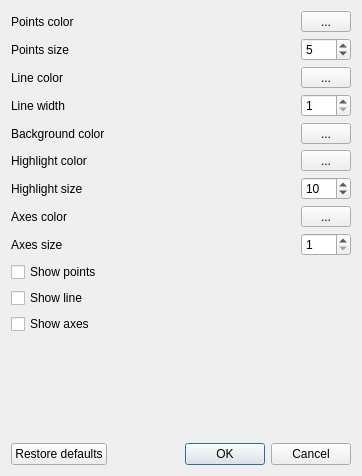
<?xml version="1.0" encoding="UTF-8"?>
<ui version="4.0">
 <class>GraphSettingsDialog</class>
 <widget class="QDialog" name="GraphSettingsDialog">
  <property name="geometry">
   <rect>
    <x>0</x>
    <y>0</y>
    <width>362</width>
    <height>476</height>
   </rect>
  </property>
  <property name="windowTitle">
   <string>Graph settings</string>
  </property>
  <layout class="QGridLayout" name="gridLayout">
   <item row="0" column="0">
    <layout class="QHBoxLayout" name="horizontalLayout">
     <item>
      <widget class="QLabel" name="pointsColorLabel">
       <property name="text">
        <string>Points color</string>
       </property>
      </widget>
     </item>
     <item>
      <widget class="QToolButton" name="pointsColorButton">
       <property name="minimumSize">
        <size>
         <width>50</width>
         <height>0</height>
        </size>
       </property>
       <property name="maximumSize">
        <size>
         <width>50</width>
         <height>16777215</height>
        </size>
       </property>
       <property name="text">
        <string>...</string>
       </property>
      </widget>
     </item>
    </layout>
   </item>
   <item row="1" column="0">
    <layout class="QHBoxLayout" name="horizontalLayout_2">
     <item>
      <widget class="QLabel" name="pointsSizeLabel">
       <property name="text">
        <string>Points size</string>
       </property>
      </widget>
     </item>
     <item>
      <widget class="QSpinBox" name="pointsSizeSpinBox">
       <property name="minimumSize">
        <size>
         <width>50</width>
         <height>0</height>
        </size>
       </property>
       <property name="maximumSize">
        <size>
         <width>50</width>
         <height>16777215</height>
        </size>
       </property>
       <property name="minimum">
        <number>1</number>
       </property>
       <property name="maximum">
        <number>10</number>
       </property>
       <property name="value">
        <number>5</number>
       </property>
      </widget>
     </item>
    </layout>
   </item>
   <item row="2" column="0">
    <layout class="QHBoxLayout" name="horizontalLayout_3">
     <item>
      <widget class="QLabel" name="lineColorLabel">
       <property name="text">
        <string>Line color</string>
       </property>
      </widget>
     </item>
     <item>
      <widget class="QToolButton" name="lineColorButton">
       <property name="minimumSize">
        <size>
         <width>50</width>
         <height>0</height>
        </size>
       </property>
       <property name="maximumSize">
        <size>
         <width>50</width>
         <height>16777215</height>
        </size>
       </property>
       <property name="text">
        <string>...</string>
       </property>
      </widget>
     </item>
    </layout>
   </item>
   <item row="3" column="0">
    <layout class="QHBoxLayout" name="horizontalLayout_4">
     <item>
      <widget class="QLabel" name="lineWidthLabel">
       <property name="text">
        <string>Line width</string>
       </property>
      </widget>
     </item>
     <item>
      <widget class="QSpinBox" name="lineWidthSpinBox">
       <property name="minimumSize">
        <size>
         <width>50</width>
         <height>0</height>
        </size>
       </property>
       <property name="maximumSize">
        <size>
         <width>50</width>
         <height>16777215</height>
        </size>
       </property>
       <property name="minimum">
        <number>1</number>
       </property>
       <property name="maximum">
        <number>10</number>
       </property>
      </widget>
     </item>
    </layout>
   </item>
   <item row="4" column="0">
    <layout class="QHBoxLayout" name="horizontalLayout_6">
     <item>
      <widget class="QLabel" name="backGroundLabel">
       <property name="text">
        <string>Background color</string>
       </property>
      </widget>
     </item>
     <item>
      <widget class="QToolButton" name="backgroundButton">
       <property name="minimumSize">
        <size>
         <width>50</width>
         <height>0</height>
        </size>
       </property>
       <property name="maximumSize">
        <size>
         <width>50</width>
         <height>16777215</height>
        </size>
       </property>
       <property name="text">
        <string>...</string>
       </property>
      </widget>
     </item>
    </layout>
   </item>
   <item row="5" column="0">
    <layout class="QHBoxLayout" name="horizontalLayout_7">
     <item>
      <widget class="QLabel" name="highlightColorLabel">
       <property name="text">
        <string>Highlight color</string>
       </property>
      </widget>
     </item>
     <item>
      <widget class="QToolButton" name="highlightlButton">
       <property name="minimumSize">
        <size>
         <width>50</width>
         <height>0</height>
        </size>
       </property>
       <property name="maximumSize">
        <size>
         <width>50</width>
         <height>16777215</height>
        </size>
       </property>
       <property name="text">
        <string>...</string>
       </property>
      </widget>
     </item>
    </layout>
   </item>
   <item row="6" column="0">
    <layout class="QHBoxLayout" name="horizontalLayout_8">
     <item>
      <widget class="QLabel" name="highlightSizeLabel">
       <property name="text">
        <string>Highlight size</string>
       </property>
      </widget>
     </item>
     <item>
      <widget class="QSpinBox" name="highlightBox">
       <property name="minimumSize">
        <size>
         <width>50</width>
         <height>0</height>
        </size>
       </property>
       <property name="maximumSize">
        <size>
         <width>50</width>
         <height>16777215</height>
        </size>
       </property>
       <property name="minimum">
        <number>1</number>
       </property>
       <property name="maximum">
        <number>50</number>
       </property>
       <property name="value">
        <number>10</number>
       </property>
      </widget>
     </item>
    </layout>
   </item>
   <item row="7" column="0">
    <layout class="QHBoxLayout" name="horizontalLayout_9">
     <item>
      <widget class="QLabel" name="axesColorLabel">
       <property name="text">
        <string>Axes color</string>
       </property>
      </widget>
     </item>
     <item>
      <widget class="QToolButton" name="axesColorButton">
       <property name="minimumSize">
        <size>
         <width>50</width>
         <height>0</height>
        </size>
       </property>
       <property name="maximumSize">
        <size>
         <width>50</width>
         <height>16777215</height>
        </size>
       </property>
       <property name="text">
        <string>...</string>
       </property>
      </widget>
     </item>
    </layout>
   </item>
   <item row="8" column="0">
    <layout class="QHBoxLayout" name="horizontalLayout_10">
     <item>
      <widget class="QLabel" name="axesSizeLabel">
       <property name="text">
        <string>Axes size</string>
       </property>
      </widget>
     </item>
     <item>
      <widget class="QSpinBox" name="axesSizeSpinBox">
       <property name="minimumSize">
        <size>
         <width>50</width>
         <height>0</height>
        </size>
       </property>
       <property name="maximumSize">
        <size>
         <width>50</width>
         <height>16777215</height>
        </size>
       </property>
       <property name="minimum">
        <number>1</number>
       </property>
       <property name="maximum">
        <number>10</number>
       </property>
      </widget>
     </item>
    </layout>
   </item>
   <item row="9" column="0">
    <widget class="QCheckBox" name="showPointsCheckBox">
     <property name="text">
      <string>Show points</string>
     </property>
    </widget>
   </item>
   <item row="10" column="0">
    <widget class="QCheckBox" name="showLineCheckBox">
     <property name="text">
      <string>Show line</string>
     </property>
    </widget>
   </item>
   <item row="11" column="0">
    <widget class="QCheckBox" name="showAxesCheckBox">
     <property name="text">
      <string>Show axes</string>
     </property>
    </widget>
   </item>
   <item row="12" column="0">
    <spacer name="verticalSpacer">
     <property name="orientation">
      <enum>Qt::Vertical</enum>
     </property>
     <property name="sizeHint" stdset="0">
      <size>
       <width>17</width>
       <height>13</height>
      </size>
     </property>
    </spacer>
   </item>
   <item row="13" column="0">
    <layout class="QHBoxLayout" name="horizontalLayout_5">
     <item>
      <widget class="QPushButton" name="restorePushButton">
       <property name="text">
        <string>Restore defaults</string>
       </property>
      </widget>
     </item>
     <item>
      <spacer name="horizontalSpacer">
       <property name="orientation">
        <enum>Qt::Horizontal</enum>
       </property>
       <property name="sizeHint" stdset="0">
        <size>
         <width>40</width>
         <height>20</height>
        </size>
       </property>
      </spacer>
     </item>
     <item>
      <widget class="QDialogButtonBox" name="buttonBox">
       <property name="orientation">
        <enum>Qt::Horizontal</enum>
       </property>
       <property name="standardButtons">
        <set>QDialogButtonBox::Cancel|QDialogButtonBox::Ok</set>
       </property>
      </widget>
     </item>
    </layout>
   </item>
  </layout>
 </widget>
 <tabstops>
  <tabstop>pointsColorButton</tabstop>
  <tabstop>pointsSizeSpinBox</tabstop>
  <tabstop>lineColorButton</tabstop>
  <tabstop>lineWidthSpinBox</tabstop>
  <tabstop>backgroundButton</tabstop>
  <tabstop>restorePushButton</tabstop>
 </tabstops>
 <resources/>
 <connections>
  <connection>
   <sender>buttonBox</sender>
   <signal>accepted()</signal>
   <receiver>GraphSettingsDialog</receiver>
   <slot>accept()</slot>
   <hints>
    <hint type="sourcelabel">
     <x>248</x>
     <y>254</y>
    </hint>
    <hint type="destinationlabel">
     <x>157</x>
     <y>274</y>
    </hint>
   </hints>
  </connection>
  <connection>
   <sender>buttonBox</sender>
   <signal>rejected()</signal>
   <receiver>GraphSettingsDialog</receiver>
   <slot>reject()</slot>
   <hints>
    <hint type="sourcelabel">
     <x>316</x>
     <y>260</y>
    </hint>
    <hint type="destinationlabel">
     <x>286</x>
     <y>274</y>
    </hint>
   </hints>
  </connection>
 </connections>
</ui>
